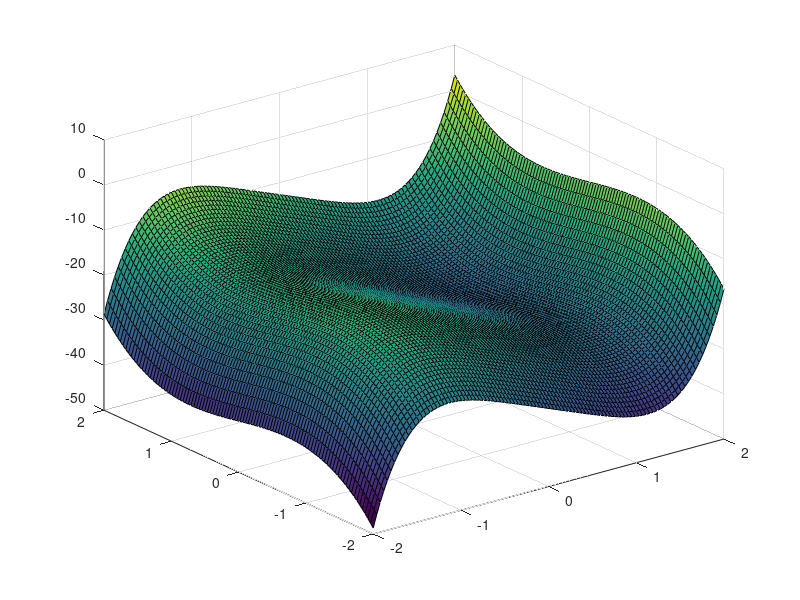

This chart was generated by the following MATLAB code: (Note: this script raises an error after producing the figure.)
# Eredeti:
# f(x) = x(1)^5 - 8*x(1) + 2*x(2)^3 - 3*x(2) - x(1)*x(2)/6

#tartomany: (2,2)^2

# deriv1: 5*x(1)^4 - 8 - x(2)/6
# deriv2: 6*x(2)^2 - 3 - x(1)/6

# deriv1x1: 20*x(1)^3
# deriv1x2: 1/6
# deriv2x1: 1/6
# deriv2x2: 12*x(2)

# hesse = [20*x(1)^3, 1/6; 1/6, 12*x(2)];

# gradv = [5*x(1)^4 - 8 - x(2)/6 ; 6*x(2)^2 - 3 - x(1)/6];

max_iterations = 30;
epsilon = 1e-5;
# x0 = [1;1] # grad: 19, newton: 5, bfgs: 6
# x0 = [-1; 0]; # grad: 21, newton: 17, bfgs: 10
x0 = [1; -0.5]; # grad: 24(1.12893, 0.72894), newton: 5(1.12039, -0.72878), bfgs: 9(1.12893, 0.72894)

xx = linspace(-2,2);
yy = xx;

[X, Y] = meshgrid(xx, yy);

Z = X.^5 - 8*X + 2*Y.^3 - 3*Y - X*Y./6;

figure('name', 'Surface'); surf(X, Y, Z); hold on;

[x_grad, k_grad] = graddescent(x0, epsilon)

[x_newton, k_newton] = myNewton2(x0, epsilon, max_iterations)

[x_bfgs, k_bfgs] = myBFGS2(x0, epsilon, max_iterations)



